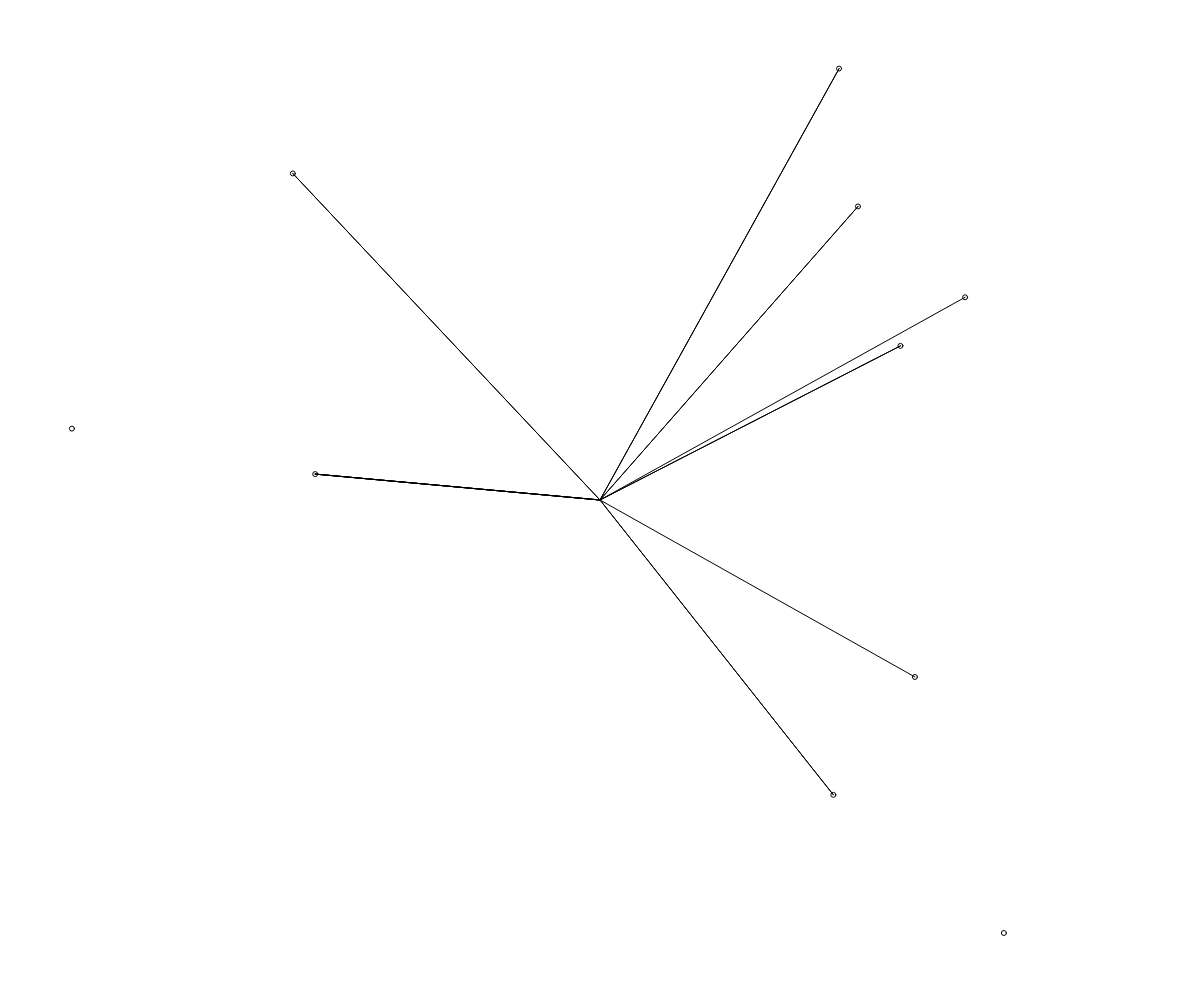
Frame 1 (no input)
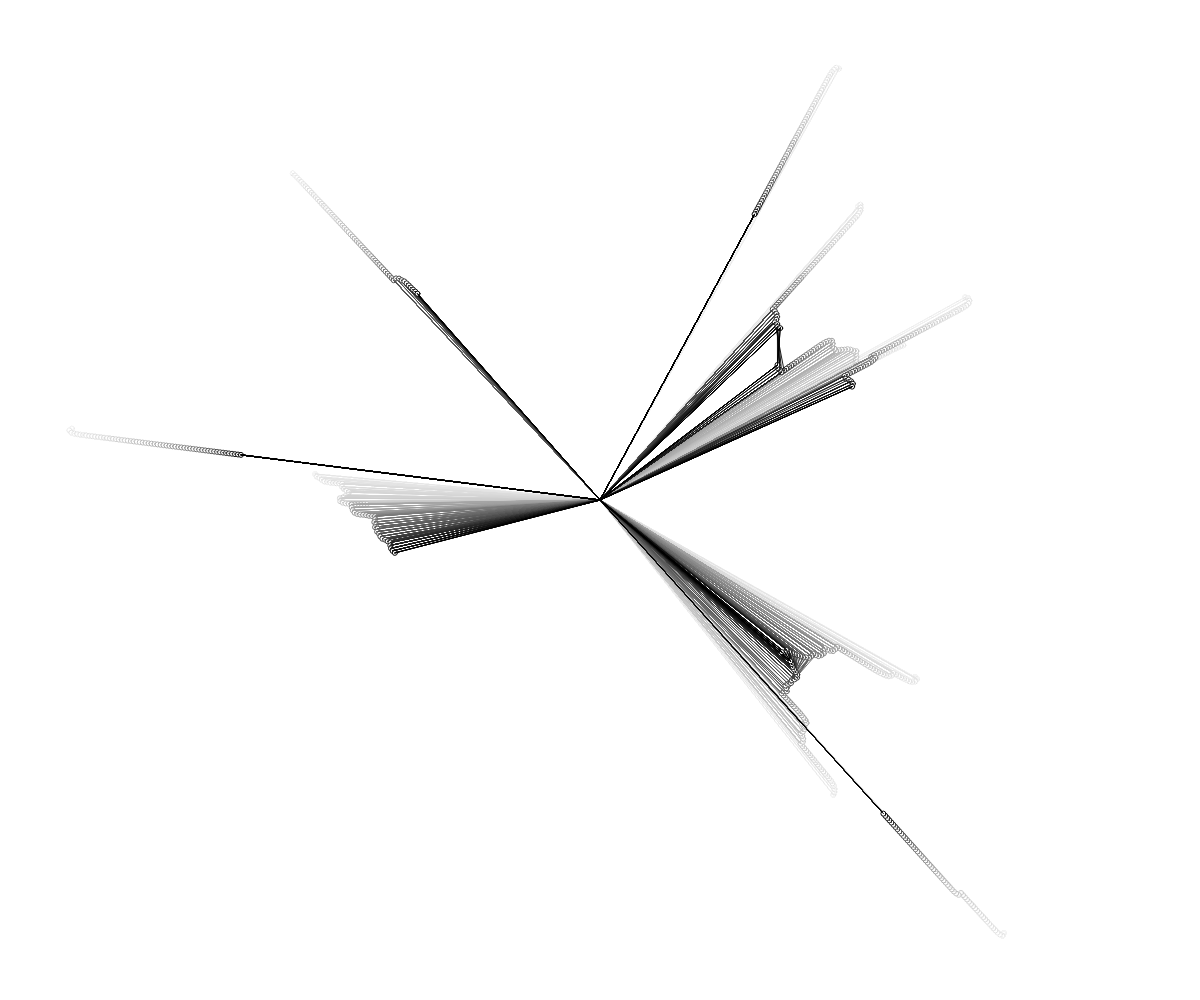
Frame 60 (no input)
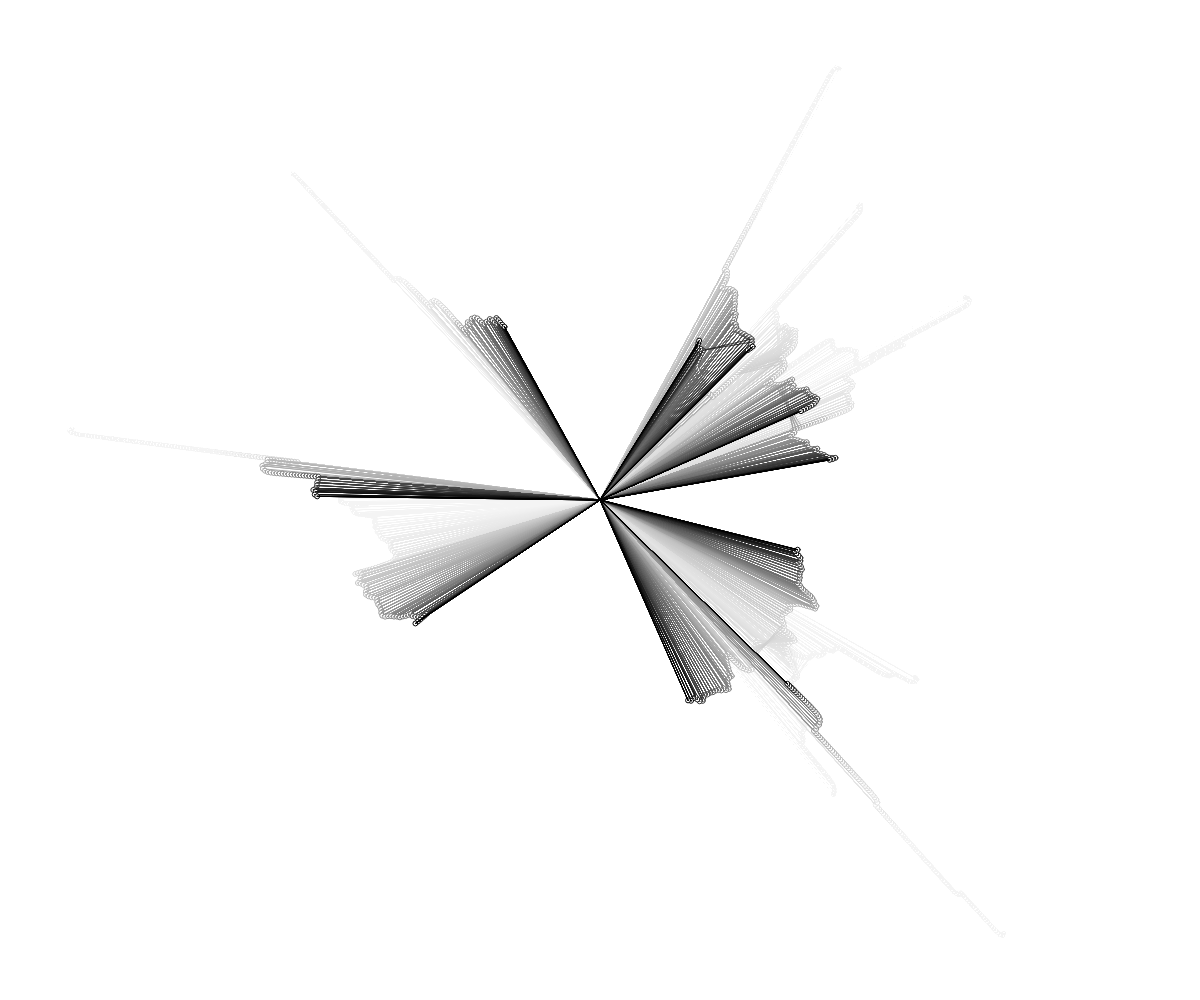
Frame 120 (the mouse pressed at the canvas centre since frame 60)

The p5.js sketch that drew these frames (run headless with seeded random() and noise() and a simulated clock; from frame 60 on, the mouse is pressed at the canvas centre):

// p5.js sketch
// ── sketch.js

var b = [];
function setup() {

  createCanvas (windowWidth,windowHeight);
for(i = 0 ; i < 10; i++){
  b[i] =  new track();
}


}
function draw() {
  
translate(width*0.5 , height*0.5);
background(255 , 10);


for(i =0 ; i < b.length ; i++){

b[i].move();
b[i].show();
//b[i].end();


for( j = 0 ; j < b.length ; j++ ){

if ( i != j){

b[i].tracks(b[i].pos,b[j].pos);

   }
  }
 }
}

var track = function(){
  
  this.goto = createVector(width*0.5 , height*0.5);
  
  this.pos = createVector(random(-width*0.5,width*0.5),random(-height*0.5 , height*0.5));
  
   
    this.v = p5.Vector.random2D();
    this.acc = createVector();
  
  
   
   this.show = function(){
     
    
     
    ellipse(this.pos.x,this.pos.y, 5 );
     
     
   };
  this.move = function(){
    
    
    this.goto.add(this.v);
    
    this.pos.add(this.v);
    this.v.add(this.acc);
    this.acc.mult(0);
    
    
  };
  this.end = function(){
    
    
    if(this.pos.x < 0 || this.pos.x > width){
      
      this.v.x = this.v.x * -1;
      
    }
    
    if(this.pos.y < 0 || this.pos.y > height){
      
      this.v.y = this.v.y * -1;
      
    }
    
    
  };
  this.tracks = function(thiss , other){
    
  d = this.goto.dist(this.pos);
  
    
  var desier =this.goto.sub(this.pos);
   var steer = desier.sub(this.v);
  
    b[i].v.setMag(3);
     steer.setMag(1);

   if(d < random(random(width))){

    this.acc.sub(steer);
    
   }else{
     
    this.acc.add(steer);
     
   }
   if(d < 5){

    this.pos =createVector(random(-width*0.5,width*0.5),random(-height*0.5 , height*0.5));
    
   }
   
  
 // this is the were the balls will see each other.
    
   var dis = b[i].pos.dist(b[j].pos);
   
   
   if(dis < 50){
   line(b[i].pos.x ,b[i].pos.y , b[j].pos.x ,b[j].pos.y);
   
   }
   
   if(d< random(550)){
     
     
   line(b[i].pos.x ,b[i].pos.y , 0 ,0);
     
     
   }
  
  };
  
  
  
};
